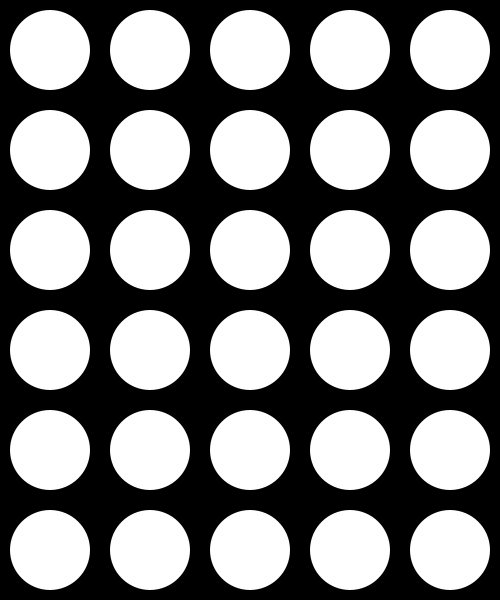
Frame 1 (no input)
Frame 60 (the mouse pressed at the canvas centre just before this capture): identical to frame 1, image omitted
Frame 120 (the mouse held since frame 60 and released just before this capture): identical to frame 1, image omitted

The Processing sketch that drew this single still picture (run headless with seeded random() and noise(); from frame 60 on, the mouse is pressed at the canvas centre):

// Processing sketch: day7_03_buttons
// ── day7_03_buttons.pde
ArrayList<Button> buttons = new ArrayList<Button>();

void setup() {
  size(500, 600);
  background(0);
  int btnSize = 100;
  for (int y = btnSize/2; y < height; y += btnSize) {
    for (int x = btnSize/2; x < width; x += btnSize) {
      buttons.add( new Button(x, y, btnSize * 0.4) );
    }
  }
}

void draw() {
  background(0);

  for (int i=0; i<buttons.size(); i++) {
    Button btn = buttons.get(i); // buttons[i], if array
    btn.check(mouseX, mouseY);
    btn.display();
  }
}

















class Button {
  float x, y;
  float xSpd, ySpd;
  float rad;
  color c;
  Button(float _x, float _y, float r) {
    x = _x;
    y = _y;
    xSpd = 0;
    ySpd = 0;
    rad = r;
    c = color(255);
  }
  void display() {
    pushStyle();

    noStroke();
    fill(c);
    ellipse(x, y, rad*2, rad*2);

    popStyle();
  }
  void check(float _x, float _y) {
    float distance = dist(x, y, _x, _y);
    if (distance < rad) {
      // in
      if (mousePressed) {
        // pressed
        c = color(255, 0, 255); // pink
      } else {
        // hovering
        c = color(0, 255, 255); // cyan
      }
    } else {
      // out
      c = color(255);
    }
  }
}
